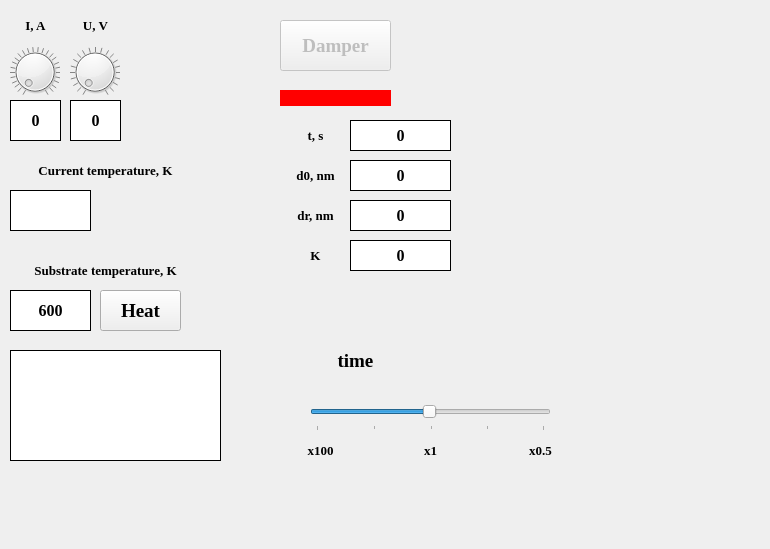
<?xml version="1.0" encoding="UTF-8"?>
<ui version="4.0">
 <class>Dialog</class>
 <widget class="QDialog" name="Dialog">
  <property name="geometry">
   <rect>
    <x>0</x>
    <y>0</y>
    <width>770</width>
    <height>549</height>
   </rect>
  </property>
  <property name="windowTitle">
   <string>Vaporization</string>
  </property>
  <property name="windowIcon">
   <iconset>
    <normaloff>../resources/icon.png</normaloff>../resources/icon.png</iconset>
  </property>
  <widget class="QDial" name="current_dial">
   <property name="geometry">
    <rect>
     <x>10</x>
     <y>40</y>
     <width>50</width>
     <height>64</height>
    </rect>
   </property>
   <property name="maximum">
    <number>100</number>
   </property>
   <property name="singleStep">
    <number>1</number>
   </property>
   <property name="pageStep">
    <number>1</number>
   </property>
   <property name="value">
    <number>0</number>
   </property>
   <property name="tracking">
    <bool>true</bool>
   </property>
   <property name="wrapping">
    <bool>false</bool>
   </property>
   <property name="notchesVisible">
    <bool>true</bool>
   </property>
  </widget>
  <widget class="QLabel" name="current_label">
   <property name="geometry">
    <rect>
     <x>10</x>
     <y>10</y>
     <width>51</width>
     <height>31</height>
    </rect>
   </property>
   <property name="font">
    <font>
     <family>Times New Roman</family>
     <pointsize>10</pointsize>
     <weight>75</weight>
     <bold>true</bold>
    </font>
   </property>
   <property name="text">
    <string>I, A</string>
   </property>
   <property name="alignment">
    <set>Qt::AlignCenter</set>
   </property>
  </widget>
  <widget class="QPushButton" name="damper">
   <property name="enabled">
    <bool>false</bool>
   </property>
   <property name="geometry">
    <rect>
     <x>280</x>
     <y>20</y>
     <width>111</width>
     <height>51</height>
    </rect>
   </property>
   <property name="font">
    <font>
     <family>Times New Roman</family>
     <pointsize>14</pointsize>
     <weight>75</weight>
     <bold>true</bold>
    </font>
   </property>
   <property name="text">
    <string>Damper</string>
   </property>
  </widget>
  <widget class="QDial" name="voltage_dial">
   <property name="geometry">
    <rect>
     <x>70</x>
     <y>40</y>
     <width>50</width>
     <height>64</height>
    </rect>
   </property>
   <property name="maximum">
    <number>20</number>
   </property>
   <property name="singleStep">
    <number>1</number>
   </property>
   <property name="pageStep">
    <number>1</number>
   </property>
   <property name="value">
    <number>0</number>
   </property>
   <property name="tracking">
    <bool>true</bool>
   </property>
   <property name="wrapping">
    <bool>false</bool>
   </property>
   <property name="notchesVisible">
    <bool>true</bool>
   </property>
  </widget>
  <widget class="QLabel" name="voltage_label">
   <property name="geometry">
    <rect>
     <x>70</x>
     <y>10</y>
     <width>51</width>
     <height>31</height>
    </rect>
   </property>
   <property name="font">
    <font>
     <family>Times New Roman</family>
     <pointsize>10</pointsize>
     <weight>75</weight>
     <bold>true</bold>
    </font>
   </property>
   <property name="text">
    <string>U, V</string>
   </property>
   <property name="alignment">
    <set>Qt::AlignCenter</set>
   </property>
  </widget>
  <widget class="QLabel" name="current_tempeature_label">
   <property name="geometry">
    <rect>
     <x>10</x>
     <y>140</y>
     <width>191</width>
     <height>61</height>
    </rect>
   </property>
   <property name="font">
    <font>
     <family>Times New Roman</family>
     <pointsize>10</pointsize>
     <weight>75</weight>
     <bold>true</bold>
    </font>
   </property>
   <property name="text">
    <string>Current temperature, K</string>
   </property>
   <property name="alignment">
    <set>Qt::AlignCenter</set>
   </property>
  </widget>
  <widget class="QPushButton" name="heat">
   <property name="geometry">
    <rect>
     <x>100</x>
     <y>290</y>
     <width>81</width>
     <height>41</height>
    </rect>
   </property>
   <property name="font">
    <font>
     <family>Times New Roman</family>
     <pointsize>14</pointsize>
     <weight>75</weight>
     <bold>true</bold>
    </font>
   </property>
   <property name="text">
    <string>Heat</string>
   </property>
  </widget>
  <widget class="QLabel" name="damper_state">
   <property name="geometry">
    <rect>
     <x>280</x>
     <y>90</y>
     <width>111</width>
     <height>16</height>
    </rect>
   </property>
   <property name="styleSheet">
    <string notr="true">background-color: red;</string>
   </property>
   <property name="text">
    <string/>
   </property>
  </widget>
  <widget class="QLabel" name="d0_label">
   <property name="geometry">
    <rect>
     <x>280</x>
     <y>160</y>
     <width>71</width>
     <height>31</height>
    </rect>
   </property>
   <property name="font">
    <font>
     <family>Times New Roman</family>
     <pointsize>10</pointsize>
     <weight>75</weight>
     <bold>true</bold>
    </font>
   </property>
   <property name="text">
    <string>d0, nm</string>
   </property>
   <property name="alignment">
    <set>Qt::AlignCenter</set>
   </property>
  </widget>
  <widget class="QLabel" name="dr_label">
   <property name="geometry">
    <rect>
     <x>280</x>
     <y>200</y>
     <width>71</width>
     <height>31</height>
    </rect>
   </property>
   <property name="font">
    <font>
     <family>Times New Roman</family>
     <pointsize>10</pointsize>
     <weight>75</weight>
     <bold>true</bold>
    </font>
   </property>
   <property name="text">
    <string>dr, nm</string>
   </property>
   <property name="alignment">
    <set>Qt::AlignCenter</set>
   </property>
  </widget>
  <widget class="QLabel" name="k_label">
   <property name="geometry">
    <rect>
     <x>280</x>
     <y>240</y>
     <width>71</width>
     <height>31</height>
    </rect>
   </property>
   <property name="font">
    <font>
     <family>Times New Roman</family>
     <pointsize>10</pointsize>
     <weight>75</weight>
     <bold>true</bold>
    </font>
   </property>
   <property name="text">
    <string>K</string>
   </property>
   <property name="alignment">
    <set>Qt::AlignCenter</set>
   </property>
  </widget>
  <widget class="QLabel" name="x100">
   <property name="geometry">
    <rect>
     <x>300</x>
     <y>440</y>
     <width>41</width>
     <height>21</height>
    </rect>
   </property>
   <property name="font">
    <font>
     <family>Times New Roman</family>
     <pointsize>10</pointsize>
     <weight>75</weight>
     <bold>true</bold>
    </font>
   </property>
   <property name="text">
    <string>x100</string>
   </property>
   <property name="alignment">
    <set>Qt::AlignCenter</set>
   </property>
  </widget>
  <widget class="QLabel" name="time_rewind">
   <property name="geometry">
    <rect>
     <x>310</x>
     <y>340</y>
     <width>91</width>
     <height>41</height>
    </rect>
   </property>
   <property name="font">
    <font>
     <family>Times New Roman</family>
     <pointsize>14</pointsize>
     <weight>75</weight>
     <bold>true</bold>
    </font>
   </property>
   <property name="text">
    <string>time</string>
   </property>
   <property name="alignment">
    <set>Qt::AlignCenter</set>
   </property>
  </widget>
  <widget class="QSlider" name="timeSlider">
   <property name="geometry">
    <rect>
     <x>310</x>
     <y>400</y>
     <width>241</width>
     <height>31</height>
    </rect>
   </property>
   <property name="cursor">
    <cursorShape>OpenHandCursor</cursorShape>
   </property>
   <property name="mouseTracking">
    <bool>false</bool>
   </property>
   <property name="locale">
    <locale language="English" country="UnitedStates"/>
   </property>
   <property name="minimum">
    <number>1</number>
   </property>
   <property name="maximum">
    <number>200</number>
   </property>
   <property name="singleStep">
    <number>1</number>
   </property>
   <property name="value">
    <number>100</number>
   </property>
   <property name="sliderPosition">
    <number>100</number>
   </property>
   <property name="tracking">
    <bool>true</bool>
   </property>
   <property name="orientation">
    <enum>Qt::Horizontal</enum>
   </property>
   <property name="invertedAppearance">
    <bool>false</bool>
   </property>
   <property name="invertedControls">
    <bool>false</bool>
   </property>
   <property name="tickPosition">
    <enum>QSlider::TicksBelow</enum>
   </property>
   <property name="tickInterval">
    <number>50</number>
   </property>
  </widget>
  <widget class="QLabel" name="x1">
   <property name="geometry">
    <rect>
     <x>410</x>
     <y>440</y>
     <width>41</width>
     <height>21</height>
    </rect>
   </property>
   <property name="font">
    <font>
     <family>Times New Roman</family>
     <pointsize>10</pointsize>
     <weight>75</weight>
     <bold>true</bold>
    </font>
   </property>
   <property name="text">
    <string>x1</string>
   </property>
   <property name="alignment">
    <set>Qt::AlignCenter</set>
   </property>
  </widget>
  <widget class="QLabel" name="x0_5">
   <property name="geometry">
    <rect>
     <x>520</x>
     <y>440</y>
     <width>41</width>
     <height>21</height>
    </rect>
   </property>
   <property name="font">
    <font>
     <family>Times New Roman</family>
     <pointsize>10</pointsize>
     <weight>75</weight>
     <bold>true</bold>
    </font>
   </property>
   <property name="text">
    <string>x0.5</string>
   </property>
   <property name="alignment">
    <set>Qt::AlignCenter</set>
   </property>
  </widget>
  <widget class="QLabel" name="time_label">
   <property name="geometry">
    <rect>
     <x>280</x>
     <y>120</y>
     <width>71</width>
     <height>31</height>
    </rect>
   </property>
   <property name="font">
    <font>
     <family>Times New Roman</family>
     <pointsize>10</pointsize>
     <weight>75</weight>
     <bold>true</bold>
    </font>
   </property>
   <property name="text">
    <string>t, s</string>
   </property>
   <property name="alignment">
    <set>Qt::AlignCenter</set>
   </property>
  </widget>
  <widget class="QLabel" name="substrate_tempeature_label">
   <property name="geometry">
    <rect>
     <x>10</x>
     <y>240</y>
     <width>191</width>
     <height>61</height>
    </rect>
   </property>
   <property name="font">
    <font>
     <family>Times New Roman</family>
     <pointsize>10</pointsize>
     <weight>75</weight>
     <bold>true</bold>
    </font>
   </property>
   <property name="text">
    <string>Substrate temperature, K</string>
   </property>
   <property name="alignment">
    <set>Qt::AlignCenter</set>
   </property>
  </widget>
  <widget class="QLabel" name="status">
   <property name="geometry">
    <rect>
     <x>10</x>
     <y>350</y>
     <width>211</width>
     <height>111</height>
    </rect>
   </property>
   <property name="font">
    <font>
     <family>Times New Roman</family>
     <pointsize>12</pointsize>
     <weight>75</weight>
     <bold>true</bold>
    </font>
   </property>
   <property name="styleSheet">
    <string notr="true">background-color: white;</string>
   </property>
   <property name="frameShape">
    <enum>QFrame::Box</enum>
   </property>
   <property name="text">
    <string/>
   </property>
   <property name="textFormat">
    <enum>Qt::AutoText</enum>
   </property>
   <property name="alignment">
    <set>Qt::AlignCenter</set>
   </property>
   <property name="wordWrap">
    <bool>true</bool>
   </property>
  </widget>
  <widget class="QLabel" name="current">
   <property name="geometry">
    <rect>
     <x>10</x>
     <y>100</y>
     <width>51</width>
     <height>41</height>
    </rect>
   </property>
   <property name="font">
    <font>
     <family>Times New Roman</family>
     <pointsize>12</pointsize>
     <weight>75</weight>
     <bold>true</bold>
    </font>
   </property>
   <property name="styleSheet">
    <string notr="true">background-color: white;</string>
   </property>
   <property name="frameShape">
    <enum>QFrame::Box</enum>
   </property>
   <property name="text">
    <string>0</string>
   </property>
   <property name="alignment">
    <set>Qt::AlignCenter</set>
   </property>
  </widget>
  <widget class="QLabel" name="voltage">
   <property name="geometry">
    <rect>
     <x>70</x>
     <y>100</y>
     <width>51</width>
     <height>41</height>
    </rect>
   </property>
   <property name="font">
    <font>
     <family>Times New Roman</family>
     <pointsize>12</pointsize>
     <weight>75</weight>
     <bold>true</bold>
    </font>
   </property>
   <property name="styleSheet">
    <string notr="true">background-color: white;</string>
   </property>
   <property name="frameShape">
    <enum>QFrame::Box</enum>
   </property>
   <property name="text">
    <string>0</string>
   </property>
   <property name="alignment">
    <set>Qt::AlignCenter</set>
   </property>
  </widget>
  <widget class="QLabel" name="temperature">
   <property name="geometry">
    <rect>
     <x>10</x>
     <y>190</y>
     <width>81</width>
     <height>41</height>
    </rect>
   </property>
   <property name="font">
    <font>
     <family>Times New Roman</family>
     <pointsize>12</pointsize>
     <weight>75</weight>
     <bold>true</bold>
    </font>
   </property>
   <property name="styleSheet">
    <string notr="true">background-color: white;</string>
   </property>
   <property name="frameShape">
    <enum>QFrame::Box</enum>
   </property>
   <property name="text">
    <string/>
   </property>
   <property name="alignment">
    <set>Qt::AlignCenter</set>
   </property>
  </widget>
  <widget class="QLabel" name="substrate_temperature">
   <property name="geometry">
    <rect>
     <x>10</x>
     <y>290</y>
     <width>81</width>
     <height>41</height>
    </rect>
   </property>
   <property name="font">
    <font>
     <family>Times New Roman</family>
     <pointsize>12</pointsize>
     <weight>75</weight>
     <bold>true</bold>
    </font>
   </property>
   <property name="styleSheet">
    <string notr="true">background-color: white;</string>
   </property>
   <property name="frameShape">
    <enum>QFrame::Box</enum>
   </property>
   <property name="text">
    <string>600</string>
   </property>
   <property name="alignment">
    <set>Qt::AlignCenter</set>
   </property>
  </widget>
  <widget class="QLabel" name="t">
   <property name="geometry">
    <rect>
     <x>350</x>
     <y>120</y>
     <width>101</width>
     <height>31</height>
    </rect>
   </property>
   <property name="font">
    <font>
     <family>Times New Roman</family>
     <pointsize>12</pointsize>
     <weight>75</weight>
     <bold>true</bold>
    </font>
   </property>
   <property name="styleSheet">
    <string notr="true">background-color: white;</string>
   </property>
   <property name="frameShape">
    <enum>QFrame::Box</enum>
   </property>
   <property name="text">
    <string>0</string>
   </property>
   <property name="alignment">
    <set>Qt::AlignCenter</set>
   </property>
  </widget>
  <widget class="QLabel" name="d0">
   <property name="geometry">
    <rect>
     <x>350</x>
     <y>160</y>
     <width>101</width>
     <height>31</height>
    </rect>
   </property>
   <property name="font">
    <font>
     <family>Times New Roman</family>
     <pointsize>12</pointsize>
     <weight>75</weight>
     <bold>true</bold>
    </font>
   </property>
   <property name="styleSheet">
    <string notr="true">background-color: white;</string>
   </property>
   <property name="frameShape">
    <enum>QFrame::Box</enum>
   </property>
   <property name="text">
    <string>0</string>
   </property>
   <property name="alignment">
    <set>Qt::AlignCenter</set>
   </property>
  </widget>
  <widget class="QLabel" name="dr">
   <property name="geometry">
    <rect>
     <x>350</x>
     <y>200</y>
     <width>101</width>
     <height>31</height>
    </rect>
   </property>
   <property name="font">
    <font>
     <family>Times New Roman</family>
     <pointsize>12</pointsize>
     <weight>75</weight>
     <bold>true</bold>
    </font>
   </property>
   <property name="styleSheet">
    <string notr="true">background-color: white;</string>
   </property>
   <property name="frameShape">
    <enum>QFrame::Box</enum>
   </property>
   <property name="text">
    <string>0</string>
   </property>
   <property name="alignment">
    <set>Qt::AlignCenter</set>
   </property>
  </widget>
  <widget class="QLabel" name="K">
   <property name="geometry">
    <rect>
     <x>350</x>
     <y>240</y>
     <width>101</width>
     <height>31</height>
    </rect>
   </property>
   <property name="font">
    <font>
     <family>Times New Roman</family>
     <pointsize>12</pointsize>
     <weight>75</weight>
     <bold>true</bold>
    </font>
   </property>
   <property name="styleSheet">
    <string notr="true">background-color: white;</string>
   </property>
   <property name="frameShape">
    <enum>QFrame::Box</enum>
   </property>
   <property name="text">
    <string>0</string>
   </property>
   <property name="alignment">
    <set>Qt::AlignCenter</set>
   </property>
  </widget>
 </widget>
 <resources/>
 <connections/>
</ui>
